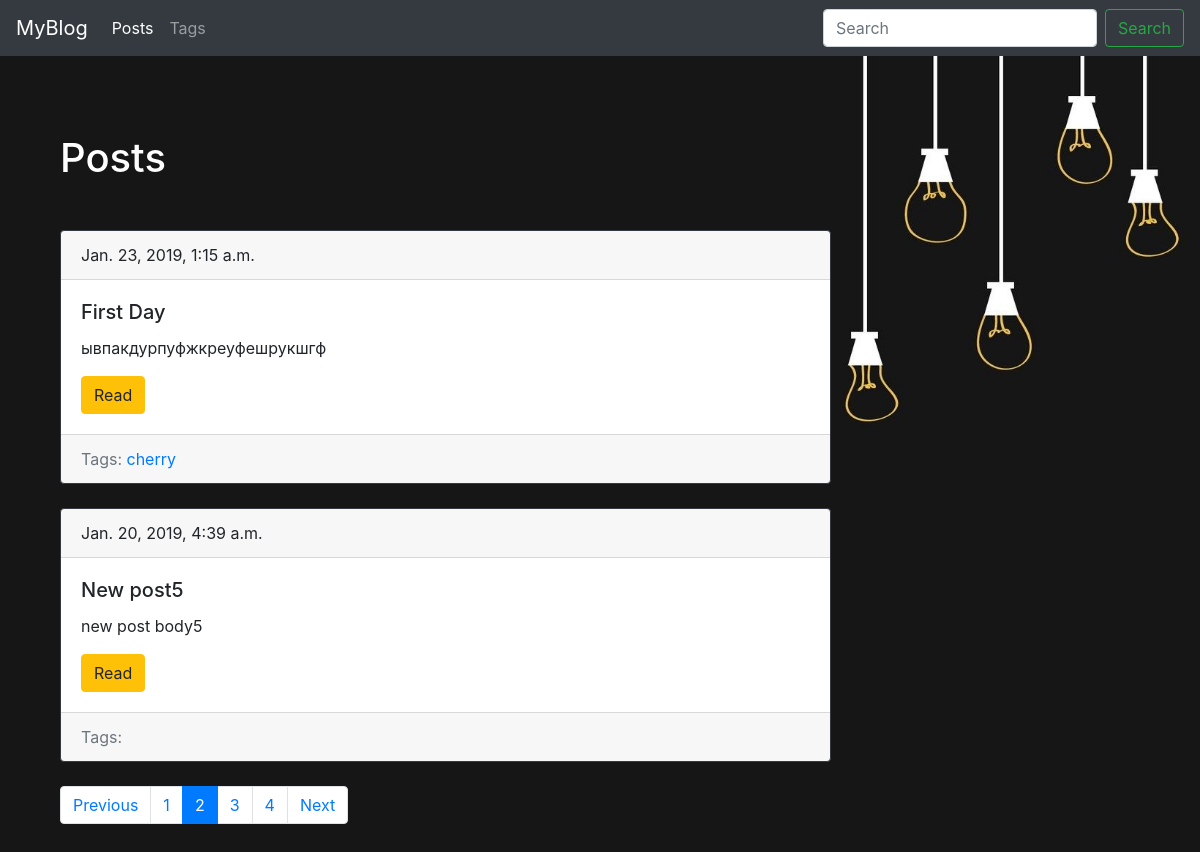
/blog/?page=2, run on an earlier commit of the app's database.
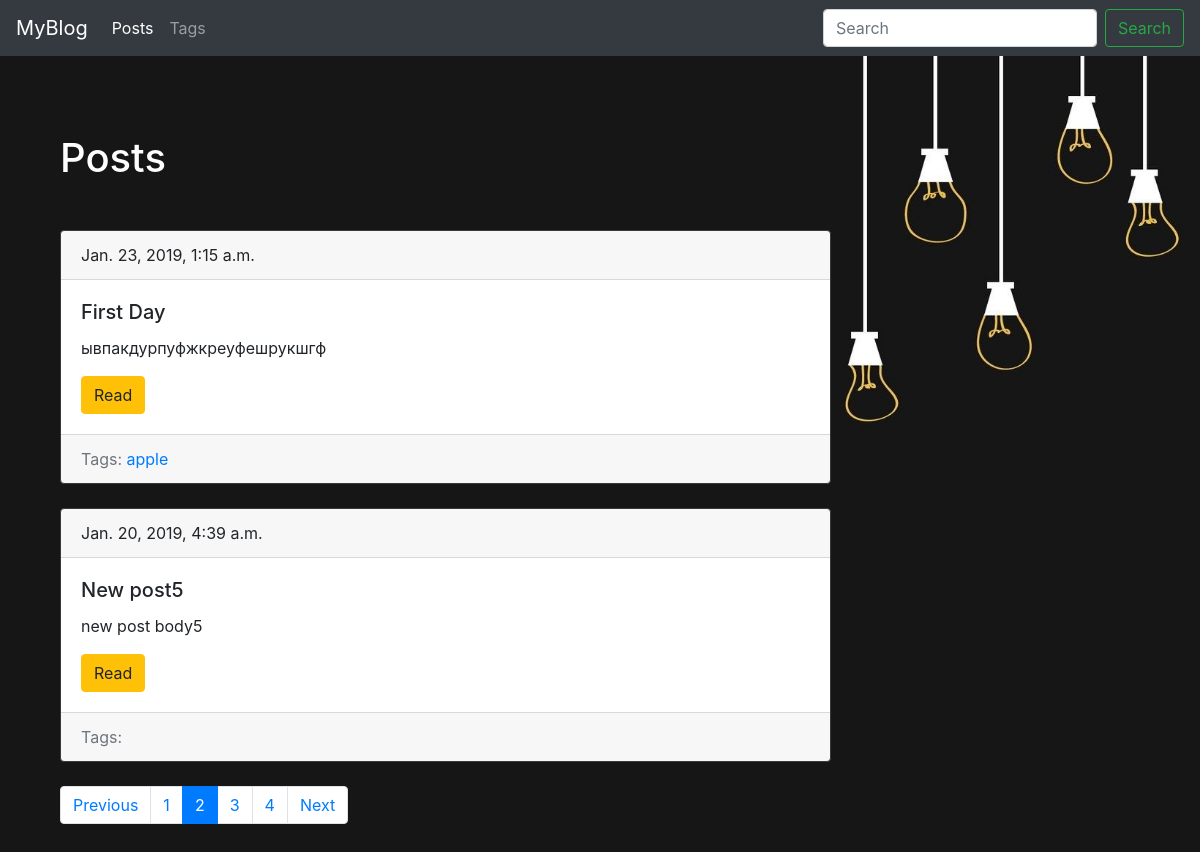
And on a later commit of the database.
### blog/models.py (models this page shows, shortened)
class Tag(models.Model):
    title = models.CharField(max_length=50)
    slug = models.SlugField(max_length=50, unique=True)
    def get_absolute_url(self):
        return reverse('tag_detail_url', kwargs={'slug':self.slug})
    class Meta:
        ordering = ['title']

### blog/views.py (the view)
# urls.py: path('', posts_list, name='posts_list_url'),
def posts_list(request):
    search_query = request.GET.get('search', '')
    if search_query:
        posts = Post.objects.filter(Q(title__icontains=search_query) | Q(body__icontains=search_query))
    else:
        posts = Post.objects.all()
    paginator = Paginator(posts, 2)
    page_numger = request.GET.get('page', 1)
    page = paginator.get_page(page_numger)
    is_paginated = page.has_other_pages()
    if page.has_previous():
        prev_url = '?page={}'.format(page.previous_page_number())
    else:
        prev_url = ''
    if page.has_next():
        next_url = '?page={}'.format(page.next_page_number())
    else:
        next_url = ''
    context = {
        'page_object':page,
        'is_paginated': is_paginated,
        'next_url':next_url,
        'prev_url':prev_url,
    }
    return render(request, 'blog/index.html', context=context)

### blog/models.py (called while the page is built)
    def get_absolute_url(self):
        return reverse('post_detail_url', kwargs={'slug':self.slug})

### blog/templates/blog/index.html (shortened to what this page needs)
{% extends 'blog/base_blog.html' %}
{% block content %}
<h1 class="block-title mb-5">Posts</h1>
{% for post in page_object.object_list %}
  {% include 'blog/includes/post_card_template.html' %}
{% endfor %}
{% endblock %}

### blog/templates/blog/includes/post_card_template.html
<div class="card border-dark mb-4" style="width: 130%;">
  <div class="card-header">
    {{ post.date_pub }}
  </div>
  <div class="card-body">
    <h5 class="card-title">{{ post.title }}</h5>
    <p class="card-text">{{ post.body|truncatewords:15 }}</p>
    <a href="{{ post.get_absolute_url }}" class="btn btn-warning">Read</a>
  </div>
  <div class="card-footer text-muted">
    Tags:
    {% for tag in post.tags.all %}
    <a href="{{ tag.get_absolute_url }}">{{ tag.title }}</a>
    {% endfor %}
  </div>
</div>

What changed in the data, as far as the page shows it:
removed Tag: title "cherry", shown under Post "First Day"
added Tag: title "apple", shown under Post "First Day"
